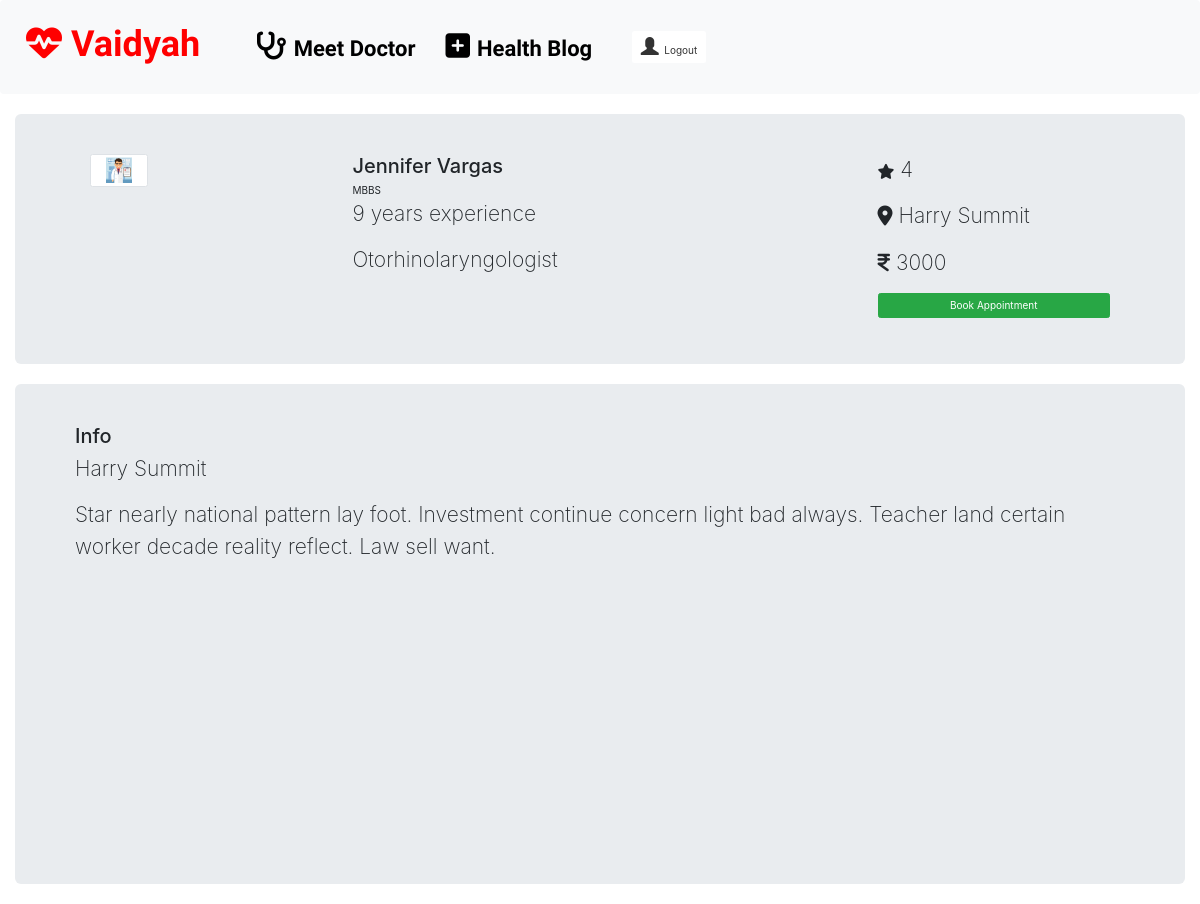
/15/ (signed in), run on the app's committed database.
### appointment/models.py (models this page shows, shortened)
class Doctor(models.Model):
	name = models.CharField(max_length=50)
	qualification = models.CharField(max_length=250,null=False,blank=False)
	experience = models.IntegerField()
	about = models.CharField(max_length=3000)
	photo = models.ImageField(upload_to='media/doctors/',blank=True,null=True)
	country = models.CharField(max_length=15)
	verify = models.BooleanField(default=False)
	rating = models.IntegerField()
	location = models.CharField(max_length=50)
	fees = models.IntegerField()
	specialization = models.ForeignKey(Specialization,on_delete=models.CASCADE)

class Specialization(models.Model):
	id = models.AutoField(primary_key=True)
	title = models.CharField(max_length=100)
	def __str__(self):
		return self.title

### appointment/views.py (the view)
# urls.py: url(r'^(?P<doctor_id>[0-9]+)/$', views.detail,name='detail'),
@login_required(login_url='appointment:login')
def detail(request,doctor_id):
	template_name = 'appointment/detail.html'
	doctor = Doctor.objects.get(pk=doctor_id)
	return render(request,template_name,{'doctor':doctor})

### templates/appointment/detail.html
{% extends 'appointment/base.html' %}
{% block body %}
<div class="jumbotron" style="height: 250px;">
			<div class="col-md-3">
	            {% if doctor.photo.url %}
	                <img src="{{ doctor.photo.url }}" class="col-md-3 img-thumbnail" alt="Cinque Terre" width="200" height="180" style="margin-left:0px;">
	            {% else %}
	                <img src="static/images/doctor.png" class="col-md-3 img-thumbnail" alt="Cinque Terre" width="200" height="180" style="margin-left:0px;">
	            {% endif %}
	            </div>
			<div class="col-md-6">
				<h2>{{ doctor.name }}</h2>
				<span>{{ doctor.qualification }}</span>
				<p>{{ doctor.experience }}<span> years experience</span></p>
				<p>{{ doctor.specialization }}</p>
			</div>
			<div class="col-md-3">
				<p><span class="fa fa-star checked" style="font-size:15px"></span> {{ doctor.rating }}</p>
				<p><span class="fa fa-map-marker" style="font-size:20px"></span> {{ doctor.location }}</p>
				<p><span class="fa fa-inr" style="font-size:20px"></span> {{ doctor.fees }}</p>
				<a  href="#"><button class="col col-md-12 btn btn-success">Book Appointment</button></a>
			</div>
</div>
<div class="jumbotron" style="height: 500px;">
	<h2>Info</h2>
	<p>{{doctor.location}}</p>
	<p>{{doctor.about}}</p>
</div>
{% endblock %}

### templates/appointment/base.html (shortened to what this page needs)
<!DOCTYPE html>
<html>
<head>
<link rel="stylesheet" href="https://maxcdn.bootstrapcdn.com/bootstrap/3.3.7/css/bootstrap.min.css">
<link rel="stylesheet" href="https://cdnjs.cloudflare.com/ajax/libs/font-awesome/4.7.0/css/font-awesome.min.css">
<link rel="stylesheet" href="https://maxcdn.bootstrapcdn.com/bootstrap/4.0.0-beta.2/css/bootstrap.min.css">
<link rel="stylesheet" type="text/css" href="static/css/">
</head>
<body>
	<nav class="navbar navbar-expand-md bg-light navbar-light">
				<a class="navbar-brand" href="{% url 'appointment:alldoctor' %}">
	            	<i class="fa fa-heartbeat" style="font-size:36px;color:red">
							<span style="color: red;font-size: 25; font-family: Baumans" area-hidden="true">Vaidyah</span></i>
	            </a>
			<div class="collapse navbar-collapse" id="topNavBar">
				<ul class="nav navbar-nav">
					<li><a class="navbar-link" style="color: black" href="#">
							<i class="fa fa-stethoscope" style="font-size: 28px;">
								<span style="font-size:22px;font-family: Baumans">Meet Doctor</span>
								</i>
						</a>
					</li>
					<li><a class="navbar-link" style="color: black" href="/blog" data-toggle="tooltip" data-placement="bottom" title="Check Out our blog">
						<i <i class="fa fa-plus-square" style="font-size: 28px;">
						<span style="font-size:22px;font-family: Baumans"> Health Blog</span></i>
						</a>
					</li>
				</ul>
				<ul class="nav navbar-nav navbar-right">
					<li><a href="{% url 'appointment:Logout' %}">
		                    <button class="btn btn-default" style="margin: 10px;">
		                        <span class="glyphicon glyphicon-user" aria-hidden="true" style="font-size:18px;"></span>&nbsp; Logout
		                   	</button></a>
		                </li>
				</ul>
			</div>
	</nav>
	<div class="container-fluid">
	    {% block body %}
	    {% endblock %}
	</div>
</body>
</html>

### data on the page
Doctor: photo (picture), name "Jennifer Vargas", qualification "MBBS", experience "9", specialization "Otorhinolaryngologist", rating "4", location "Harry Summit", fees "3000", about "Star nearly national pattern lay foot. Investment continue concern light bad always. Teacher land certain worker decade reality reflect. Law sell want."
